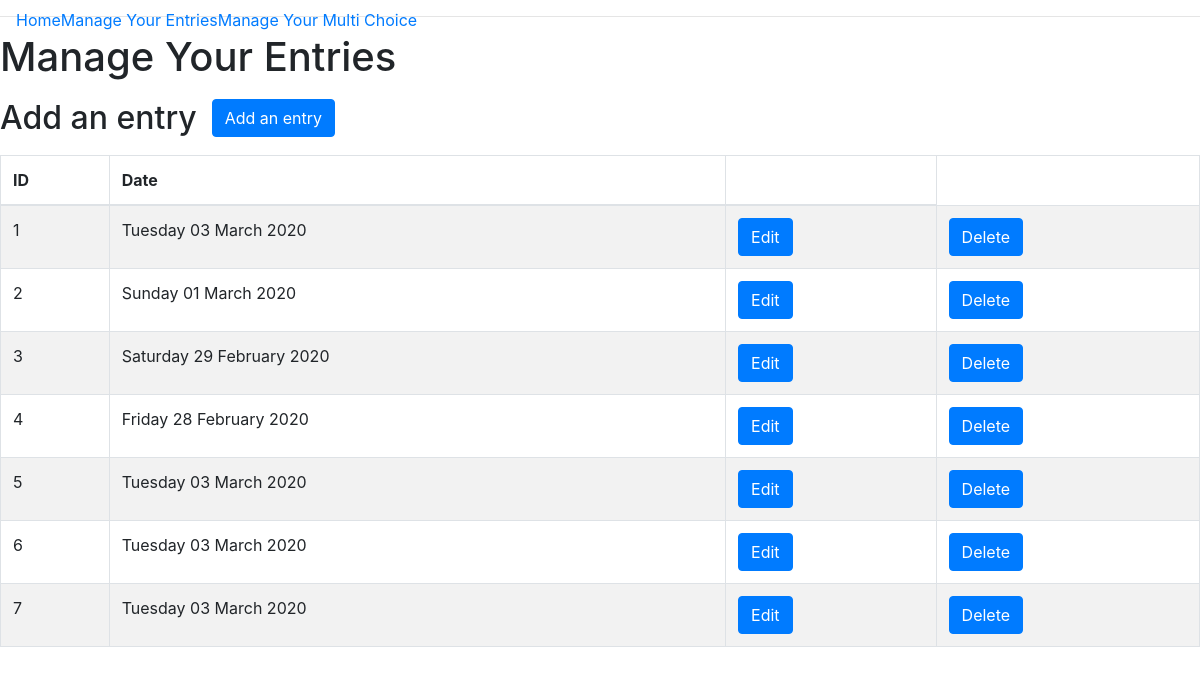
The page /manage on the database as committed earlier.
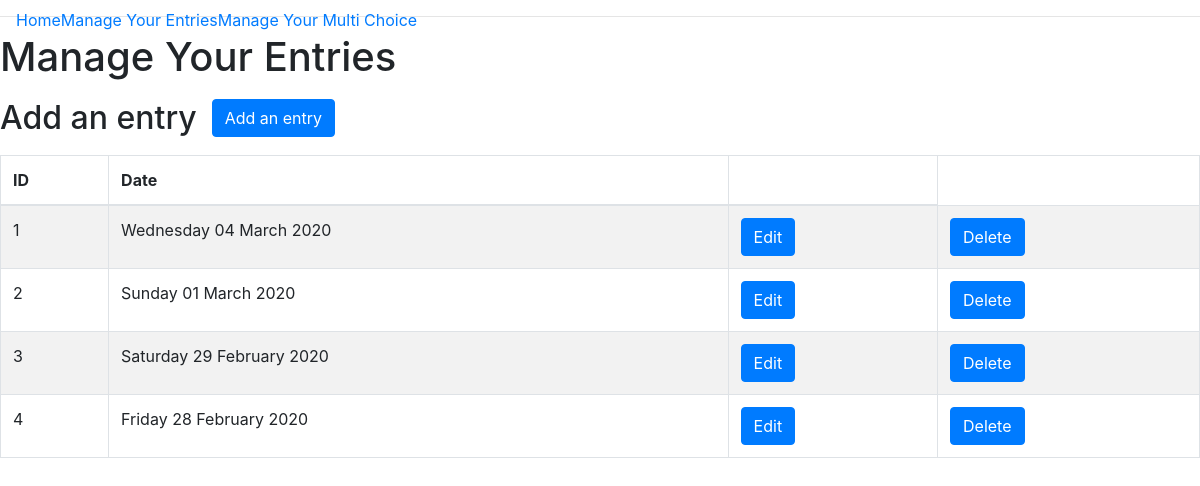
The same page on the database as committed later.
### app/models.py (models this page shows, shortened)
class JournalEntry(db.Model):
    id = db.Column(db.Integer, primary_key=True)
    date = db.Column(db.Date, default=datetime.datetime.now(), unique=True, index=True)
    steps = db.Column(db.Integer)
    description = db.Column(db.Text())
    yoga = db.Column(db.Boolean, default=False)
    running = db.Column(db.Boolean, default=False)
    user_id = db.Column(db.Integer, db.ForeignKey('user.id'))
    def show_pretty_date(self):
        entry_date = self.date.strftime("%A %d %B %Y")
        return entry_date

### app/routes.py (the view)
@app.route('/manage')
def manage_entries():
    entries = JournalEntry.query.all()
    return render_template('manage.html', title="Manage Your Entries", entries=entries)

### app/templates/manage.html (shortened to what this page needs)
{% extends "base.html" %} {% block content %}
<div class='container-fluid'>
    <div class="row">
        <h1>{{title}}</h1>
    </div>
    <div class="row">
        <h2>Add an entry</h2>
        <div class="col-sm-3 add-form">
            <button type="button" class="btn btn-primary" data-toggle="modal" data-target="#myAddModal">Add an entry
            </button>
        </div>
    </div>
    <div class="row">
        <table class="table table-striped table-bordered">
            <thead>
                <th>ID</th>
                <th>Date</th>
                <th></th>
            </thead>
            <tbody>
                {% for entry in entries%}
                <tr>
                    <td>{{entry.id}}</td>
                    <td>{{entry.show_pretty_date()}}</td>
                    <td>
                        <button type="button" class="btn btn-primary" data-toggle="modal" data-target="#myEditModal{{entry.id}}">Edit
                                </button>
                    </td>
                    <td>
                        <button type="button" class="btn btn-primary" data-toggle="modal" data-target="#myDeleteModal{{entry.id}}">Delete
                                            </button>
                    </td>
                </tr>
                {% endfor %}
            </tbody>
        </table>
    </div>
</div>
{% endblock %}

### app/templates/base.html (shortened to what this page needs)
<!DOCTYPE html>
<html lang="en">
<head>
    <link rel="stylesheet" href="../static/css/styles.css">
    <link rel="stylesheet" href="https://stackpath.bootstrapcdn.com/bootstrap/4.4.1/css/bootstrap.min.css">
    <link href="https://gitcdn.github.io/bootstrap-toggle/2.2.2/css/bootstrap-toggle.min.css" rel="stylesheet">
</head>
<body>
    <div class="header">
        <nav class="navbar fixed-top navbar-expand-sm">
            <div class="collapse navbar-collapse" id="navbarMenu">
                <ul class="navbar-nav">
                    <li><a href="/">Home</a></li>
                    <li><a href="/manage">Manage Your Entries</a></li>
                    <li><a href="/multi">Manage Your Multi Choice</a></li>
                </ul>
            </div>
        </nav>
    </div>
    <hr> {% block content %}{% endblock %}
</body>
</html>

### app/static/css/styles.css (style rules this page uses)
.row { margin: 10px }

Rows that differ between the two databases and show on the page:
removed JournalEntry: id "5", show_pretty_date "Tuesday 03 March 2020"
removed JournalEntry: id "6", show_pretty_date "Tuesday 03 March 2020"
removed JournalEntry: id "7", show_pretty_date "Tuesday 03 March 2020"
changed JournalEntry id 1: show_pretty_date "Tuesday 03 March 2020" → "Wednesday 04 March 2020"
